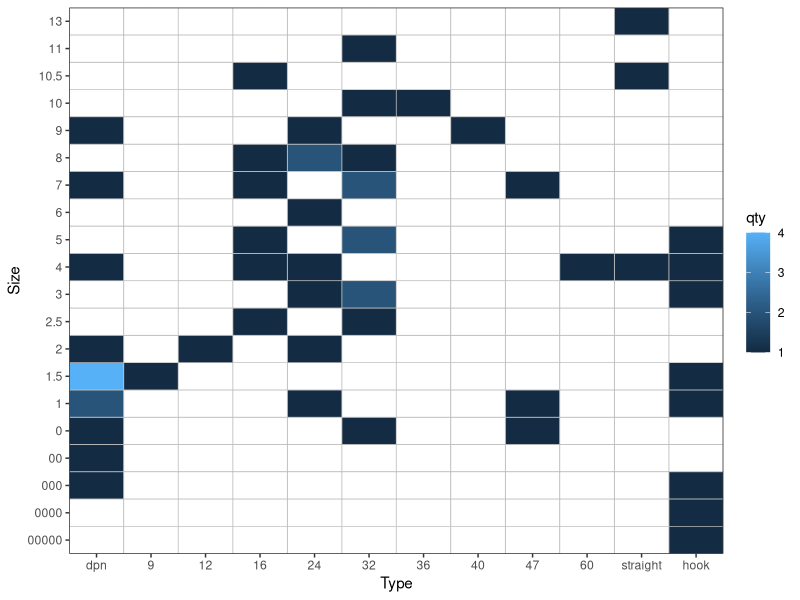
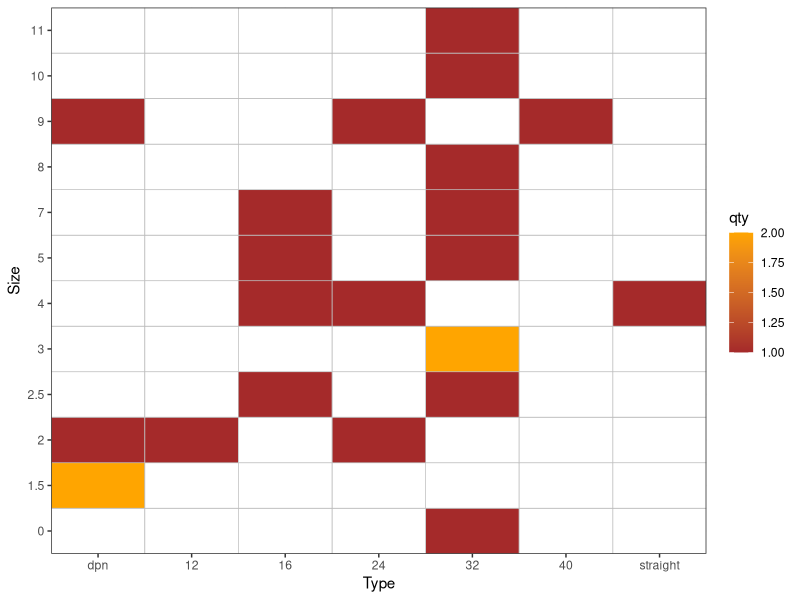
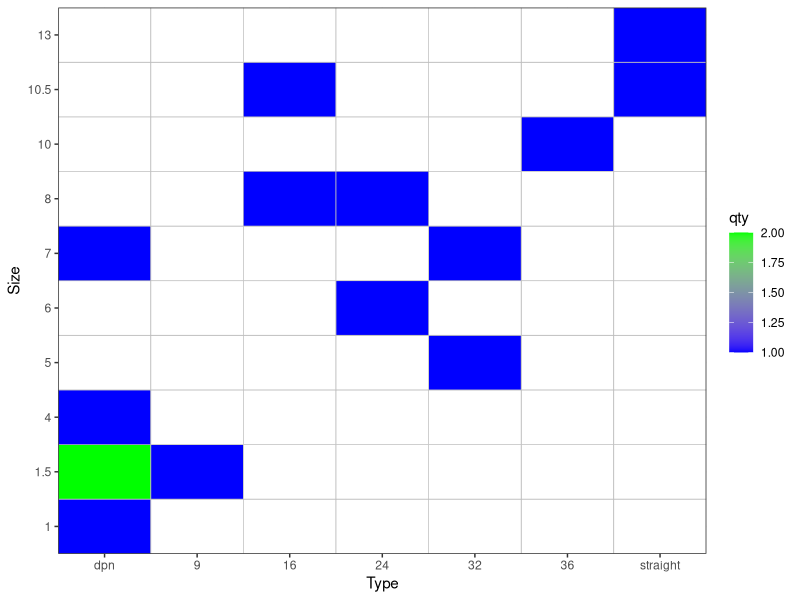
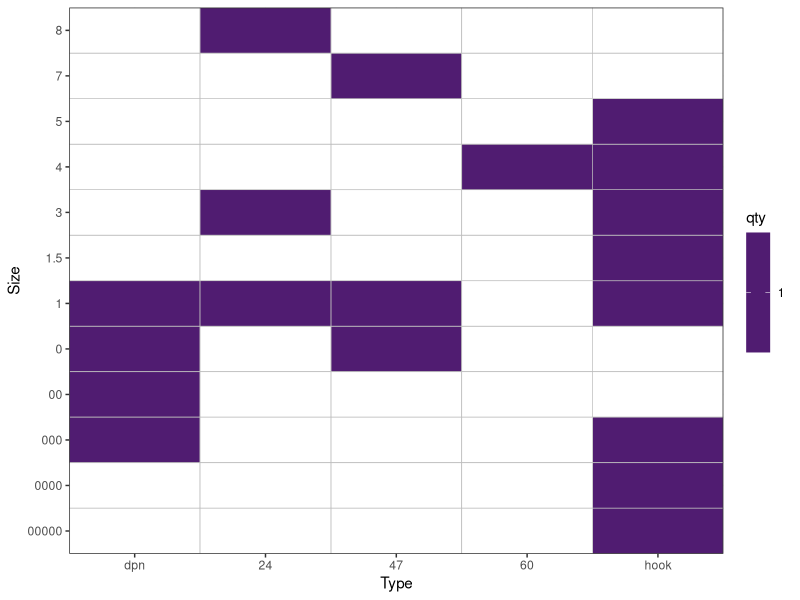

Write the R code that produced these figures, in order.
## ---- chunk 1

library(tidyverse)

needles <- read_csv("data/k_needles.csv", col_types = "cccicc") %>%
  filter(verified == "x" & is.na(incomplete)) %>% 
  arrange(size) %>% 
  mutate(length = if_else(length == "17","16",length))
## ---- chunk 2

k_needles <- needles %>% 
  mutate(type_or_length = case_when(
      type == "straight"  ~ "straight",
      type == "dpn"       ~ "dpn",
      type == "hook"      ~ "hook", 
      type == "circular"  ~ length
    )
  ) %>% 
  group_by(size, type_or_length) %>% 
  summarise(qty = sum(qty)) %>% 
  ungroup()

k_needles %>% 
  pivot_wider(names_from = type_or_length, values_from = qty) %>% 
  pivot_longer(cols = -size, names_to = "type_or_length", values_to = "qty") %>% 
  ggplot(mapping = aes(x = fct_relevel(size, c("00000", "0000", "000", "00", "0", "1", "1.5", "2", "2.5", "3", "4", "5", "6", "7", "8", "9", "10", "10.5", "11")), y = fct_relevel(type_or_length, c("dpn", "9","12", "16", "24", "32", "36", "40", "47", "60", "straight", "hook")), fill = qty)) +
  geom_tile(color = "grey", size = 0.25) +
  coord_flip() +
  labs(x = "Size", y = "Type") +
  theme_bw() +
  scale_fill_continuous(na.value = "white") +
  scale_x_discrete(expand = c(0,0)) +
  scale_y_discrete(expand = c(0,0))


## ---- chunk 3
wood_needles <- needles %>% 
  mutate(type_or_length = case_when(
      type == "straight"  ~ "straight",
      type == "dpn"       ~ "dpn",
      type == "hook"      ~ "hook",
      type == "circular"  ~ length
    )
  ) %>% 
  filter(material == "wood") %>%
  group_by(size, type_or_length) %>% 
  summarise(qty = sum(qty)) %>% 
  ungroup()

wood_needles %>% 
  pivot_wider(names_from = type_or_length, values_from = qty) %>% 
  pivot_longer(cols = -size, names_to = "type_or_length", values_to = "qty") %>% 
  ggplot(mapping = aes(x = fct_relevel(size, c("00000", "0000", "000", "00", "0", "1", "1.5", "2", "2.5", "3", "4", "5", "6", "7", "8", "9", "10", "10.5", "11")), y = fct_relevel(type_or_length, c("dpn", "9","12", "16", "24", "32", "36", "40", "47", "60", "straight", "hook")), fill = qty)) +
  geom_tile(color = "grey", size = 0.25) +
  coord_flip() +
  labs(x = "Size", y = "Type") +
  theme_bw() +
  scale_fill_gradient(low="brown", high="orange", na.value = "White") +
  scale_x_discrete(expand = c(0,0)) +
  scale_y_discrete(expand = c(0,0))

## ---- chunk 4
bamboo_needles <- needles %>% 
  mutate(type_or_length = case_when(
      type == "straight"  ~ "straight",
      type == "dpn"       ~ "dpn",
      type == "hook"      ~ "hook", 
      type == "circular"  ~ length
    )
  ) %>% 
  filter(material == "bamboo") %>%
  group_by(size, type_or_length) %>% 
  summarise(qty = sum(qty)) %>% 
  ungroup()

bamboo_needles %>% 
  pivot_wider(names_from = type_or_length, values_from = qty) %>% 
  pivot_longer(cols = -size, names_to = "type_or_length", values_to = "qty") %>% 
  ggplot(mapping = aes(x = fct_relevel(size, c("00000", "0000", "000", "00", "0", "1", "1.5", "2", "2.5", "3", "4", "5", "6", "7", "8", "9", "10", "10.5", "11")), y = fct_relevel(type_or_length, c("dpn", "9","12", "16", "24", "32", "36", "40", "47", "60", "straight", "hook")), fill = qty)) +
  geom_tile(color = "grey", size = 0.25) +
  coord_flip() +
  labs(x = "Size", y = "Type") +
  theme_bw() +
  scale_fill_gradient(low="blue", high="green", na.value = "White")+
  scale_x_discrete(expand = c(0,0)) +
  scale_y_discrete(expand = c(0,0))

## ---- chunk 5
metal_needles <- needles %>% 
  mutate(type_or_length = case_when(
      type == "straight"  ~ "straight",
      type == "dpn"       ~ "dpn",
      type == "hook"      ~ "hook",
      type == "circular"  ~ length
    )
  ) %>% 
  filter(material == "metal") %>%
  group_by(size, type_or_length) %>% 
  summarise(qty = sum(qty)) %>% 
  ungroup()

metal_needles %>% 
  pivot_wider(names_from = type_or_length, values_from = qty) %>% 
  pivot_longer(cols = -size, names_to = "type_or_length", values_to = "qty") %>% 
  ggplot(mapping = aes(x = fct_relevel(size, c("00000", "0000", "000", "00", "0", "1", "1.5", "2", "2.5", "3", "4", "5", "6", "7", "8", "9", "10", "10.5", "11")), y = fct_relevel(type_or_length, c("dpn", "9","12", "16", "24", "32", "36", "40", "47", "60", "straight", "hook")), fill = qty)) +
  geom_tile(color = "grey", size = 0.25) +
  coord_flip() +
  labs(x = "Size", y = "Type") +
  theme_bw() +
  scale_fill_gradient(low="black", high="purple", na.value = "White")+
  scale_x_discrete(expand = c(0,0)) +
  scale_y_discrete(expand = c(0,0))

